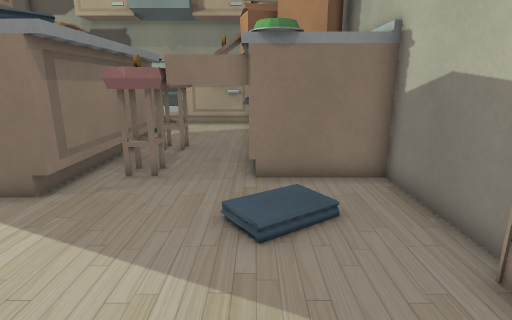
view 1 (above)

13 first-person views from a walk through a level from a Godot 3-D game. The camera is 1.4 m above the floor, tilts 14° down and sees 80° across. The floor is counted in squares, 0.5 m on a side. Each view is taken from the middle of a square. On the plan, view 1 faces up. The plan holds only what a view shows up to about 20 squares ahead; the rest is blank. The place goes on beyond the plan.

view 2
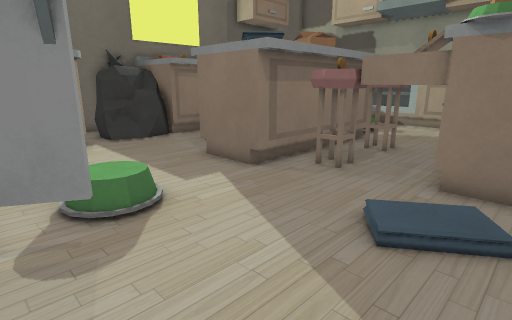

view 3
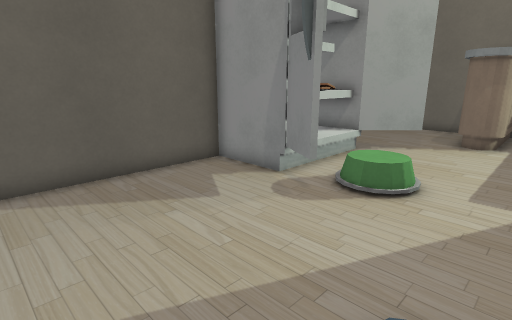

view 4
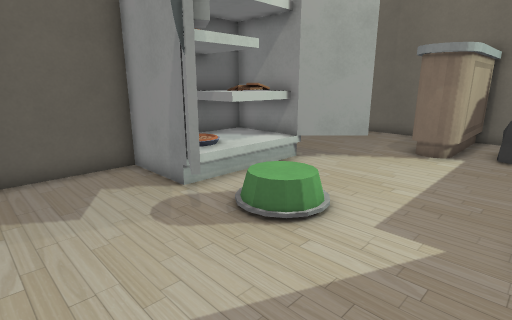

view 5
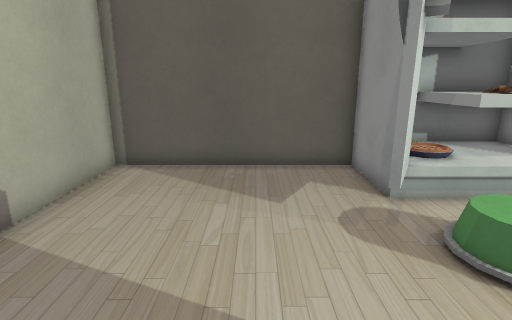

view 6
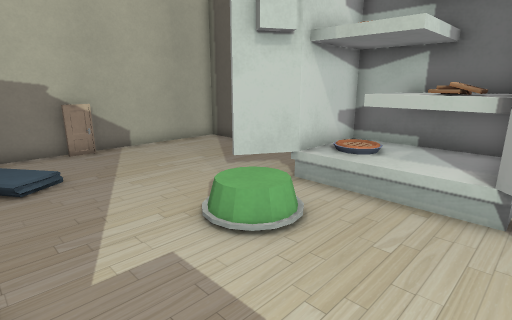

view 7
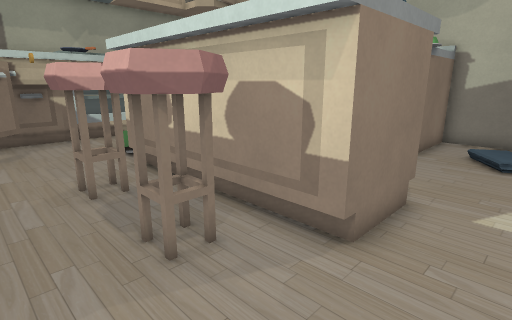

view 8
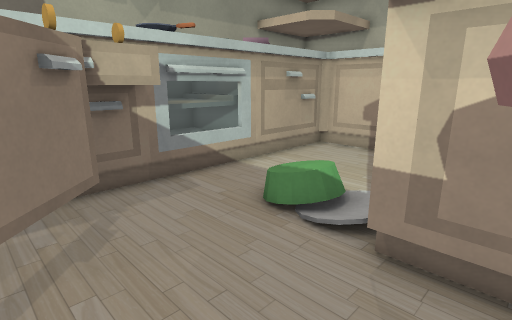

view 9
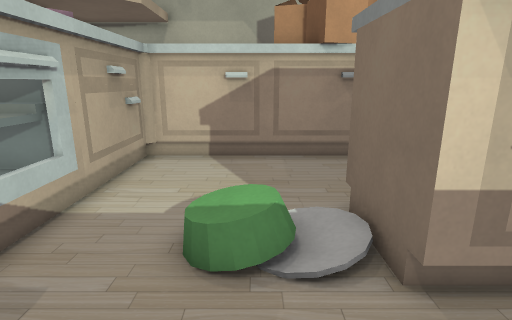

view 10
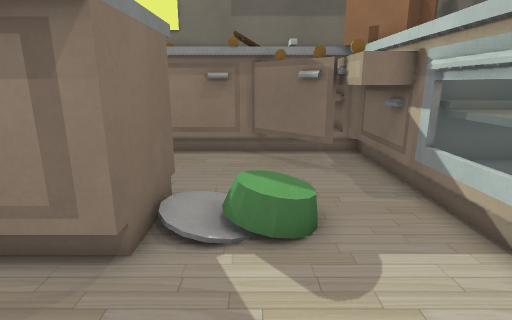

view 11
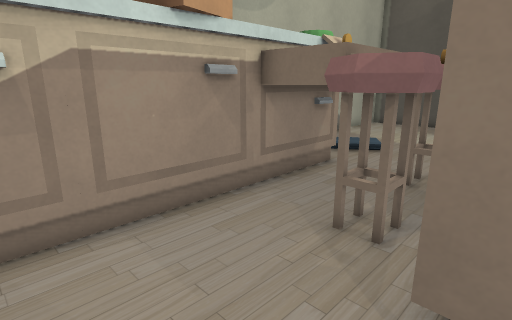

view 12
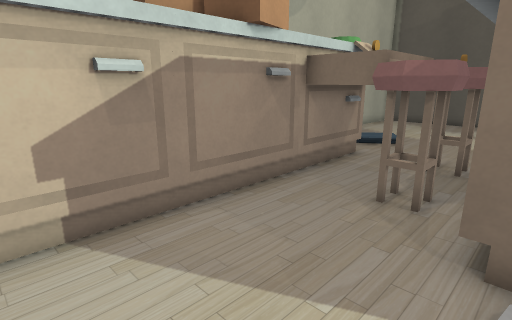

view 13
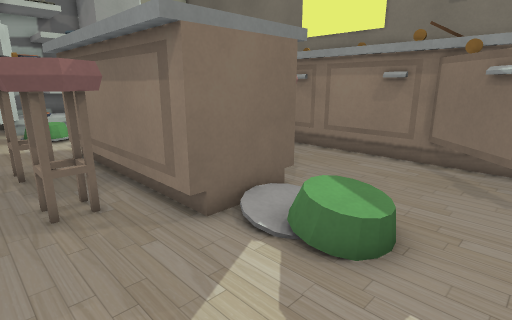

### Floor plan
Key: @ floor where view 1 was taken; # wall or solid block; . main floor; : floor 0.25 m higher than the main floor; + floor 0.5 m higher than the main floor; / step, stairs or slope; = window, fence, low wall or low ledge; ^ raised ledge; S stool; R drawers; T stove; C cabinet; B bag; F fridge; H shelf; I sink; O other object.
Columns run from 16 left of view 1 to 4 right of it. Each row starts with its distance up from view 1.
 24        TTTTT
 23        TTTTT#
 22  ##RRRR#TTTT#####
 21   I RRRR........C
 20   I.II..........C
 19   III...///.....C
 18   II..../+/.....C
 17   C.....///.....C
 16   C....##^##....C
 15   C....## ##....C
 14   C..SS#####SS. C
 13   C..SS## ##SSRR#
 12   C....#####.R  #
 11   C... ##### R  #
 10   C..SS#####SS  R
  9 BBB..SS#####SSRR#####
  8 BBB....#####........#
  7 BBB.....####....//..#
  6 BB:.............::..#
  5 #  ............./...#
  4  ##O...............=#
  3   #O......OO.......=#
  2      F....OO........#
  1      ##.....F.......#
  0       #HHHHHF...@...#
 -1        HHHOH#.......#
 -2        H#HO##.......#
 -3        HFFH##       #
 -4        ##############

Positions as (right, up) in squares from view 1, and headings:
1: (0, 0), facing up
2: (2, 0), facing up-left
3: (3, 6), facing down-left
4: (0, 7), facing down-left
5: (-1, 7), facing down
6: (-10, 7), facing down-right
7: (-13, 5), facing up-right
8: (-13, 14), facing up-right
9: (-12, 18), facing right
10: (-1, 18), facing left
11: (-6, 19), facing down-right
12: (-6, 21), facing down-right
13: (-2, 21), facing down-left
